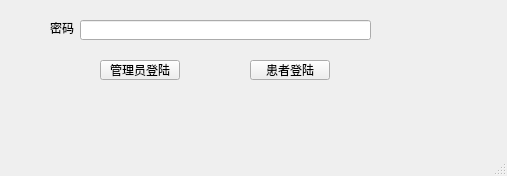
<?xml version="1.0" encoding="UTF-8"?>
<ui version="4.0">
 <class>LoginWindow</class>
 <widget class="QMainWindow" name="LoginWindow">
  <property name="geometry">
   <rect>
    <x>0</x>
    <y>0</y>
    <width>507</width>
    <height>176</height>
   </rect>
  </property>
  <property name="windowTitle">
   <string>登陆窗口</string>
  </property>
  <widget class="QWidget" name="centralwidget">
   <widget class="QLabel" name="label">
    <property name="geometry">
     <rect>
      <x>50</x>
      <y>20</y>
      <width>31</width>
      <height>16</height>
     </rect>
    </property>
    <property name="text">
     <string>密码</string>
    </property>
   </widget>
   <widget class="QLineEdit" name="lineEdit_pwd">
    <property name="geometry">
     <rect>
      <x>80</x>
      <y>20</y>
      <width>291</width>
      <height>20</height>
     </rect>
    </property>
   </widget>
   <widget class="QPushButton" name="pushButton">
    <property name="geometry">
     <rect>
      <x>100</x>
      <y>60</y>
      <width>80</width>
      <height>20</height>
     </rect>
    </property>
    <property name="text">
     <string>管理员登陆</string>
    </property>
   </widget>
   <widget class="QPushButton" name="pushButton_2">
    <property name="geometry">
     <rect>
      <x>250</x>
      <y>60</y>
      <width>80</width>
      <height>20</height>
     </rect>
    </property>
    <property name="text">
     <string>患者登陆</string>
    </property>
   </widget>
  </widget>
  <widget class="QMenuBar" name="menubar">
   <property name="geometry">
    <rect>
     <x>0</x>
     <y>0</y>
     <width>507</width>
     <height>21</height>
    </rect>
   </property>
  </widget>
  <widget class="QStatusBar" name="statusbar"/>
 </widget>
 <resources/>
 <connections/>
</ui>
